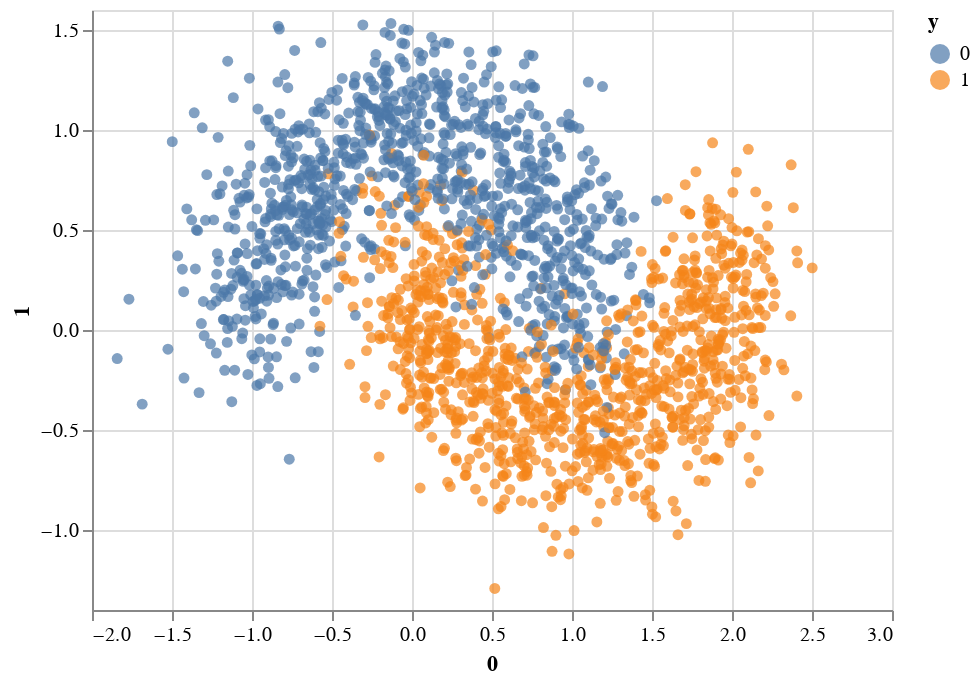

Notebook source saved alongside this figure:
### Code cell
import altair as alt
alt.Chart(df).mark_circle().encode(
    x="0",
    y="1",
    color="y:N",
)

### Figure 1 — Vega-Lite specification as saved in the notebook (floating-point values rounded to 4 significant figures; data arrays with more than 128 entries replaced by an {"elided": "..."} marker saying what was removed)
{"config": {"view": {"continuousWidth": 400, "continuousHeight": 300}}, "data": {"name": "data-33cd880ef252002d621f8f84ff270d48"}, "mark": "circle", "encoding": {"color": {"type": "nominal", "field": "y"}, "x": {"type": "quantitative", "field": "0"}, "y": {"type": "quantitative", "field": "1"}}, "$schema": "https://vega.github.io/schema/vega-lite/v4.0.2.json", "datasets": {"data-33cd880ef252002d621f8f84ff270d48": {"elided": "2000 records"}}}
